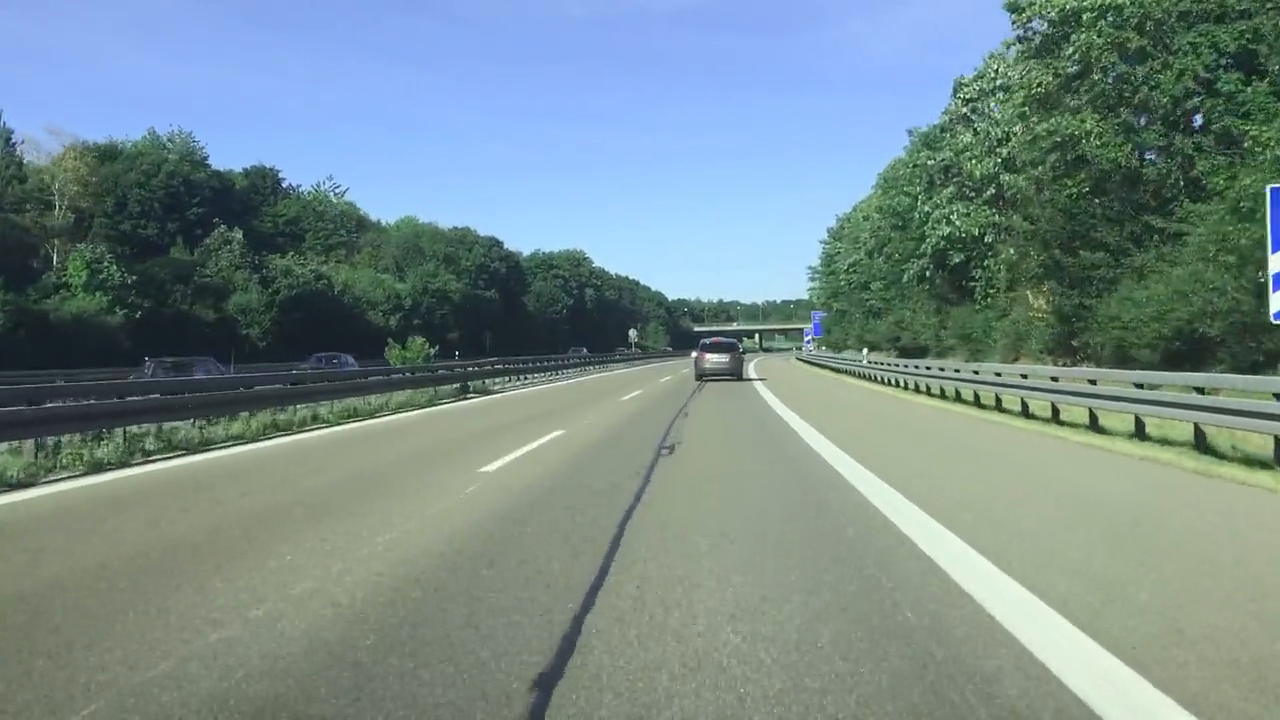
#> input picture frame 77 of Lane_detection/test1.mp4, 1280 x 720 px, given in place of test7.mp4, which was not available
$ python lane.py
#> lines starting #> are read from the running program, lines starting #| are printed output that depends on the picture; after the words box and inside, x2 and y2 are one past the last pixel; in counts of white or black regions, pixels touching at a corner belong together; pictures that were not available may be replaced by others from this repository, and a replacement may not be noted
#> further down, frame is the input picture: shape (720, 1280, 3); mean B, G, R 138.6, 139, 118.5
import cv2
import numpy as np
import matplotlib.pyplot as plt

def make_points(image, line):
    slope, intercept = line
    y1 = int(image.shape[0])# bottom of the image
    y2 = int(y1*3/5)         # slightly lower than the middle
    x1 = int((y1 - intercept)/slope)
    x2 = int((y2 - intercept)/slope)
    return [[x1, y1, x2, y2]]

def average_slope_intercept(image, lines):
    left_fit    = []
    right_fit   = []
    if lines is None:
        return None
    for line in lines:
        for x1, y1, x2, y2 in line:
            fit = np.polyfit((x1,x2), (y1,y2), 1)
            slope = fit[0]
            intercept = fit[1]
            if slope < 0: # y is reversed in image
                left_fit.append((slope, intercept))
            else:
                right_fit.append((slope, intercept))
    # add more weight to longer lines
    left_fit_average  = np.average(left_fit, axis=0)
    right_fit_average = np.average(right_fit, axis=0)
    left_line  = make_points(image, left_fit_average)
    right_line = make_points(image, right_fit_average)
    averaged_lines = [left_line, right_line]
    return averaged_lines

def canny(img):
    gray = cv2.cvtColor(img, cv2.COLOR_RGB2GRAY)
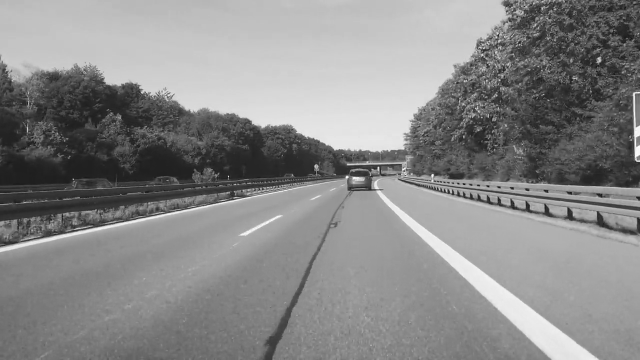
#> gray: shape (720, 1280) (shown at 1/2 size); min 0, max 255, mean 136.6
    kernel = 5
    blur = cv2.GaussianBlur(gray,(kernel, kernel),0)
    canny = cv2.Canny(gray, 50, 150)
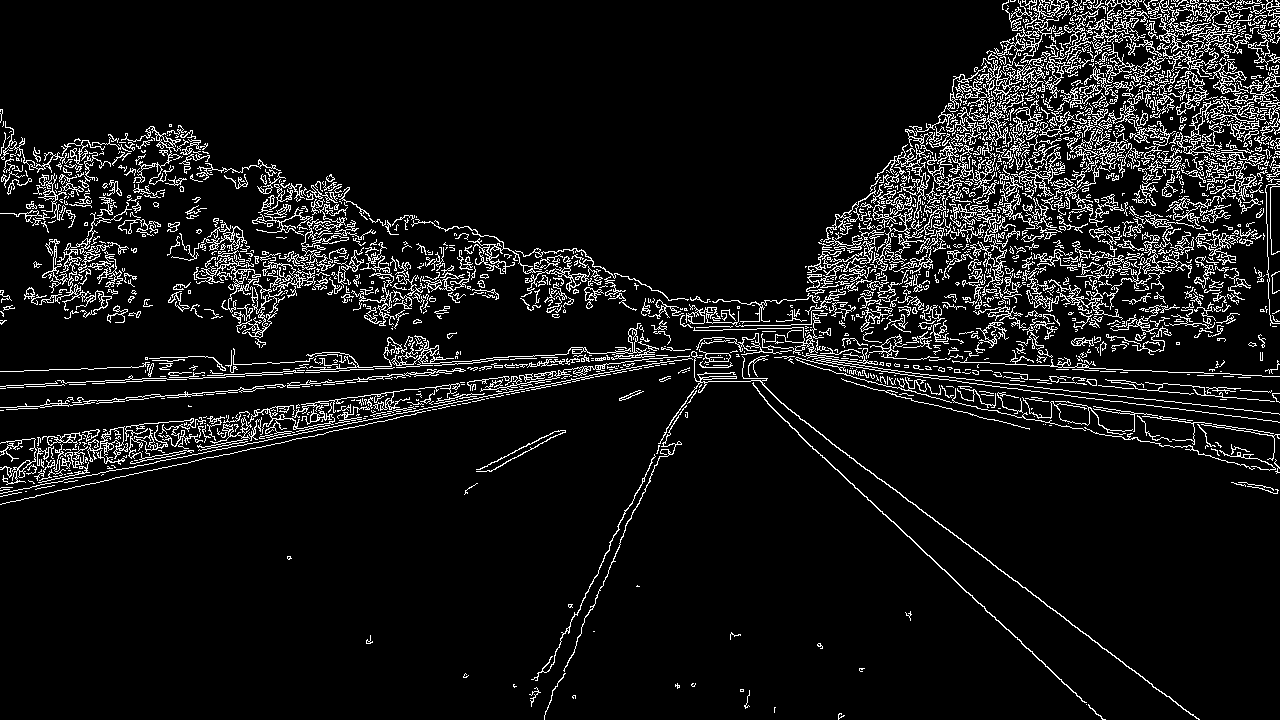
#> canny: shape (720, 1280); 8.3% white in thin lines or dots
    return canny

# [7 lines left out: function display_lines, not called in this run]

def region_of_interest(canny):
    height = canny.shape[0]
    mask = np.zeros_like(canny)

    triangle = np.array([[
    (100, height), (600, height),
    (350, 150)]])

    cv2.fillPoly(mask, triangle, 255)
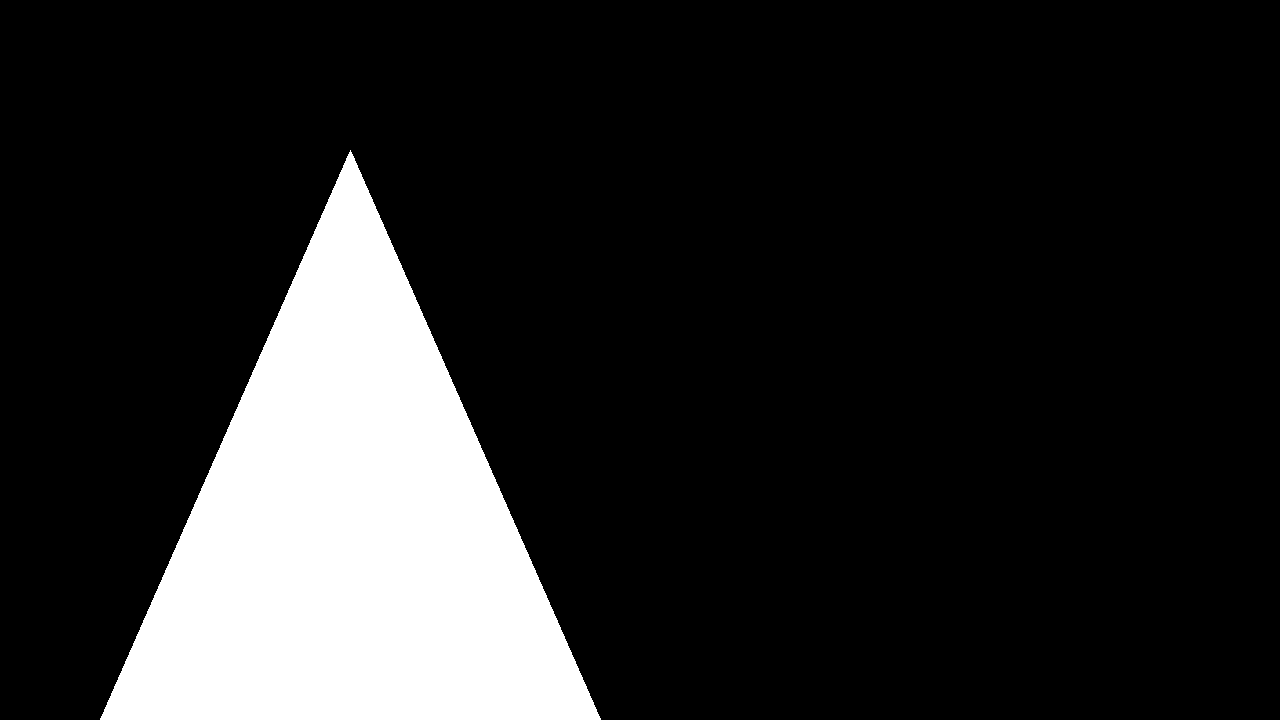
#> mask: shape (720, 1280); 15.5% white; 1 white region, box (x1, y1, x2, y2) and area: (100, 150, 601, 720) 143070
    masked_image = cv2.bitwise_and(canny, mask)
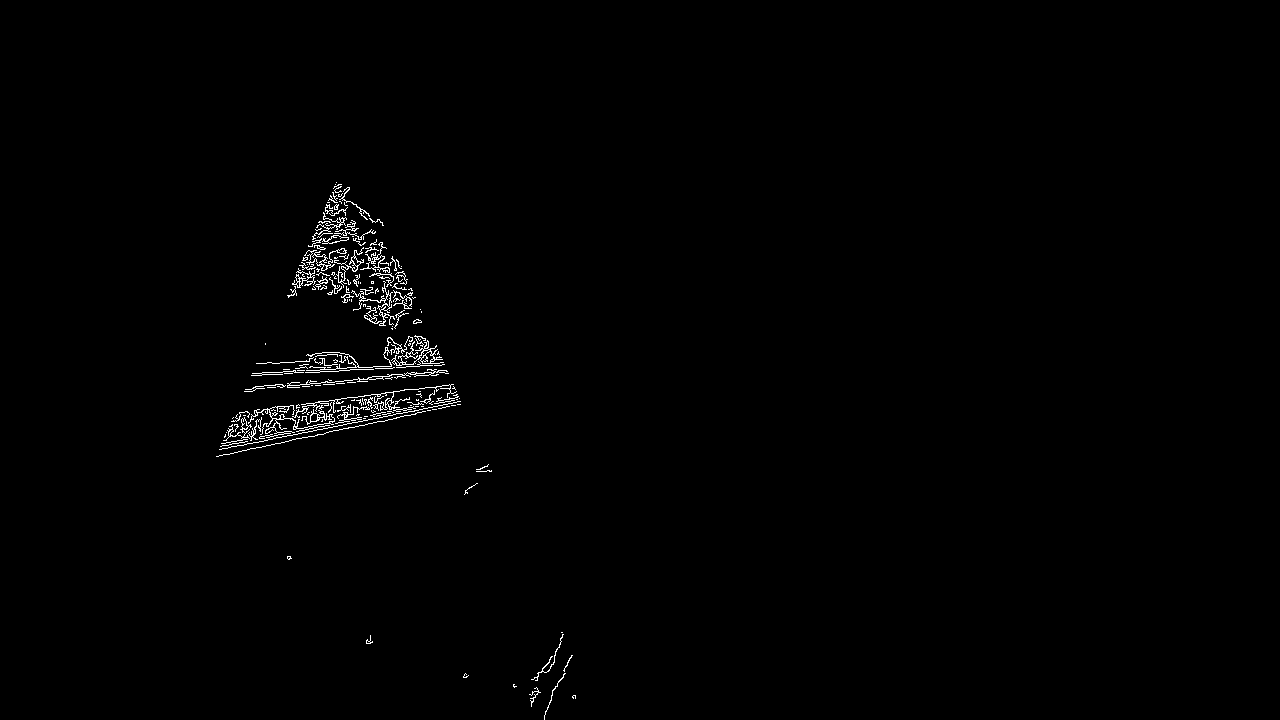
#> masked_image: shape (720, 1280); 0.76% white in thin lines or dots, all inside (x1, y1, x2, y2) = (216, 182, 576, 720)
    return masked_image


# [12 lines of commented-out code are left out]

cap = cv2.VideoCapture("test7.mp4")
while(cap.isOpened()):
    _, frame = cap.read()
    canny_image = canny(frame)
    cropped_canny = region_of_interest(canny_image)
    lines = cv2.HoughLinesP(cropped_canny, 2, np.pi/180, 70, np.array([]), minLineLength=40,maxLineGap=2)
#> lines = [[328, 427, 460, 401], [347, 419, 395, 410], [252, 373, 295, 371], [230, 453, 311, 436], [296, 431, 340, 422]]
    averaged_lines = average_slope_intercept(frame, lines)
#> the loop in average_slope_intercept, `for line in lines:` made 5 passes
#> after the loop in average_slope_intercept, `for line in lines:`: left_fit = [(-0.197, 491.6), (-0.188, 484.1), (-0.0465, 384.7), (-0.21, 501.3), (-0.205, 491.5)]; right_fit = []
#> in average_slope_intercept, `left_fit_average  = np.average(left_fit, axis=0)`: left_fit_average = [-0.169, 470.6]
#> in average_slope_intercept, `right_fit_average = np.average(right_fit, axis=0)`: right_fit_average = nan
#> in make_points, `slope, intercept = line`: slope = -0.169; intercept = 470.6
#> in make_points, `x1 = int((y1 - intercept)/slope)`: x1 = -1474
#> in make_points, `x2 = int((y2 - intercept)/slope)`: x2 = 228
#> in average_slope_intercept, `left_line  = make_points(image, left_fit_average)`: left_line = [[-1474, 720, 228, 432]]
#> (the run stopped early here; a loop or call above may not have finished)

$ run again, starting later in the video
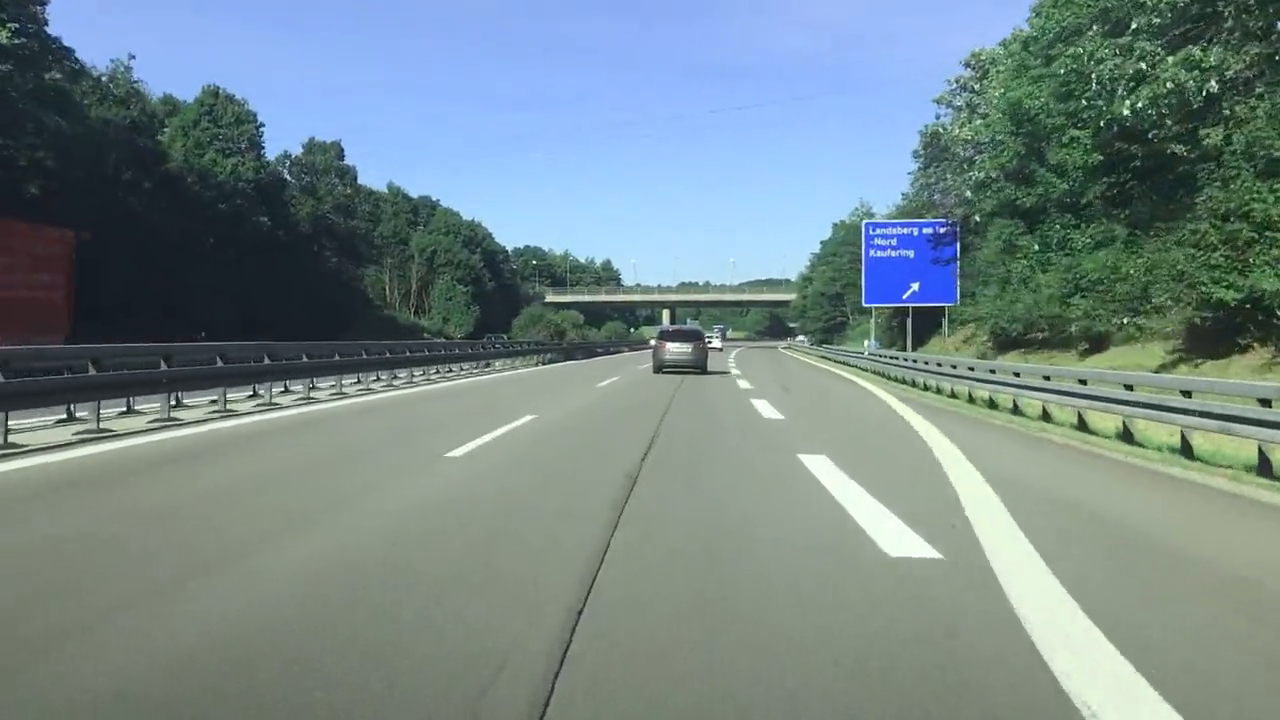
#> input picture frame 350 of Lane_detection/test1.mp4, 1280 x 720 px, given in place of test7.mp4, which was not available
#> frame is the input picture: shape (720, 1280, 3); mean B, G, R 136.8, 135.5, 116.9
#> in canny, `canny = cv2.Canny(gray, 50, 150)`:
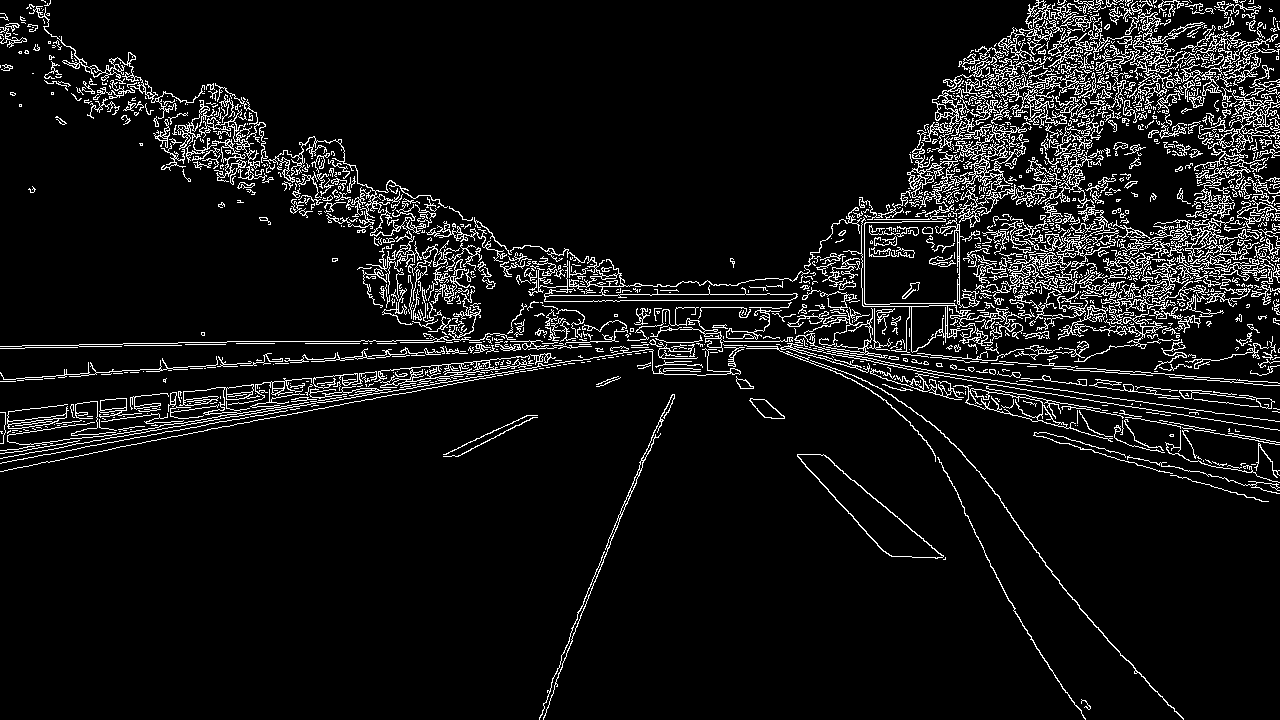
#> canny: shape (720, 1280); 7.6% white in thin lines or dots
#> mask: shape (720, 1280); 15.5% white; 1 white region, box (x1, y1, x2, y2) and area: (100, 150, 601, 720) 143070
#> in region_of_interest, `masked_image = cv2.bitwise_and(canny, mask)`:
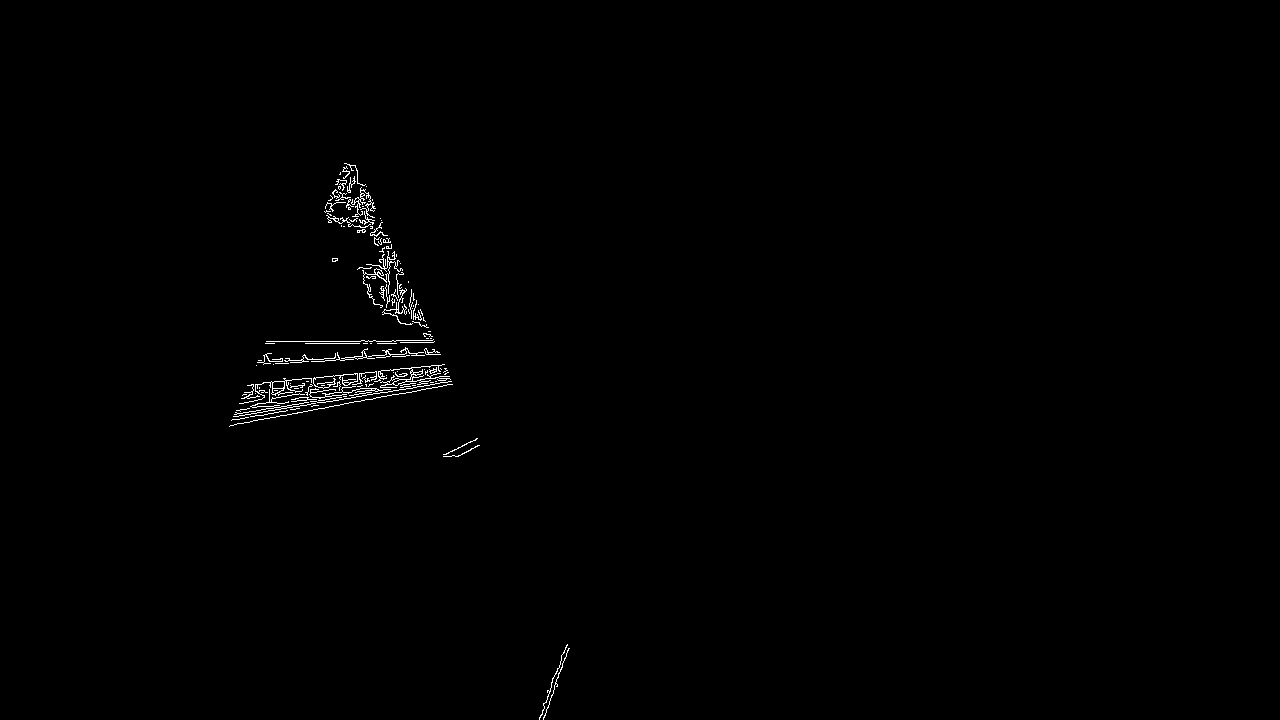
#> masked_image: shape (720, 1280); 0.53% white in thin lines or dots, all inside (x1, y1, x2, y2) = (229, 163, 570, 720)
#> lines = [[395, 394, 450, 384], [400, 387, 446, 379], [393, 369, 438, 365], [376, 357, 440, 354], [266, 341, 360, 341], [276, 416, 333, 406], [302, 378, 343, 375]]
#> the loop in average_slope_intercept, `for line in lines:` made 7 passes
#> after the loop in average_slope_intercept, `for line in lines:`: left_fit = [(-0.182, 465.8), (-0.174, 456.6), (-0.0889, 403.9), (-0.0469, 374.6), (-6.2e-16, 341), (-0.175, 464.4), (-0.0732, 400.1)]; right_fit = []
#> left_fit_average = [-0.106, 415.2]
#> right_fit_average = nan
#> slope = -0.106; intercept = 415.2
#> x1 = -2882
#> x2 = -158
#> left_line = [[-2882, 720, -158, 432]]
